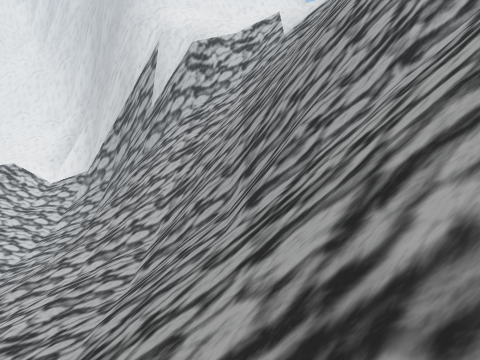
View 1 (above)

12 first-person views from a walk through a 3-D level made in the Unity game engine. The camera is 1.2 m above the floor, tilts 6° down and sees 70° across. The floor is counted in squares, 1 m on a side. Each view is taken from the middle of a square. On the plan, view 1 faces up. The plan holds only what a view shows up to about 14 squares ahead; the rest is blank. The place goes on beyond the plan. The player character is not drawn. Some surface patterns are stand-ins.

View 2
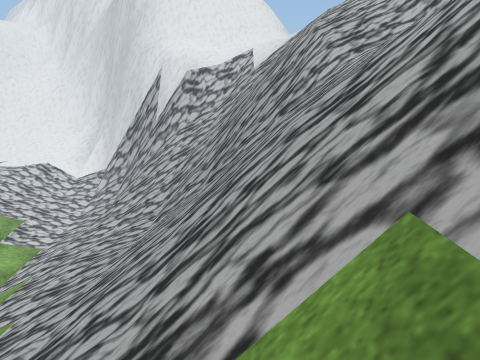

View 3
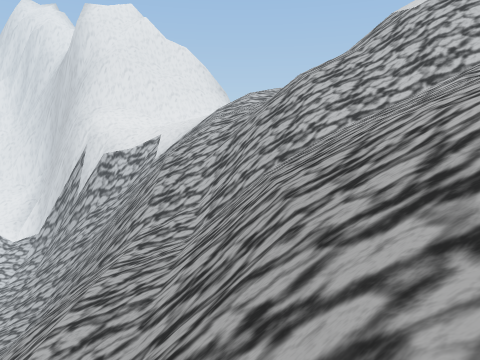

View 4
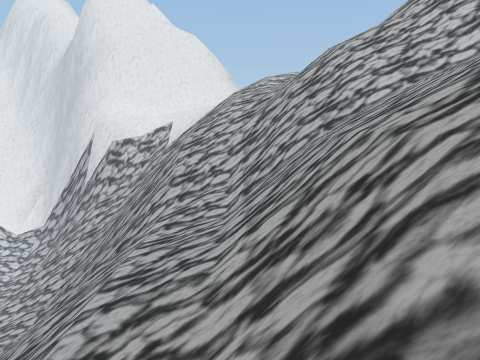

View 5
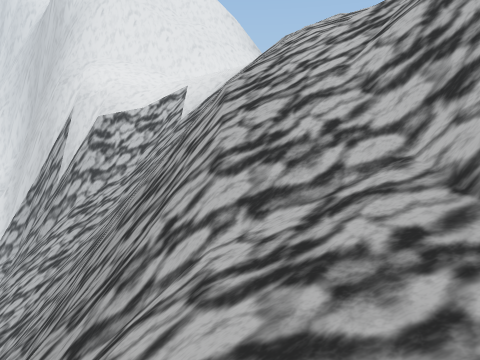

View 6
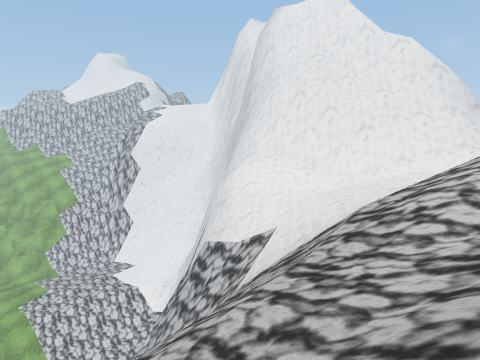

View 7
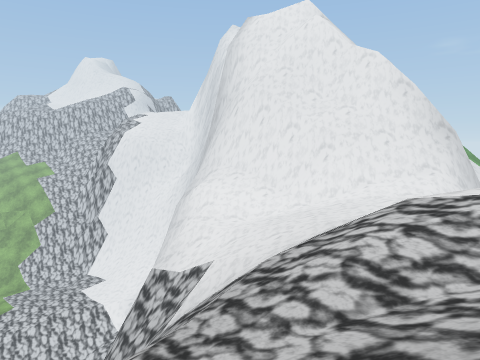

View 8
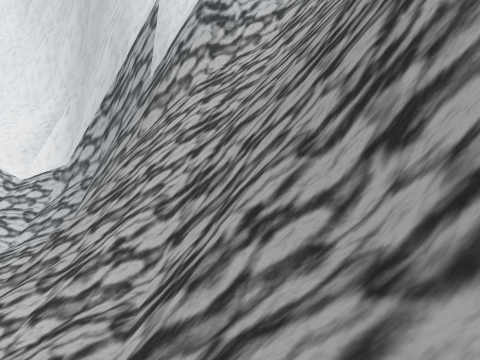

View 9
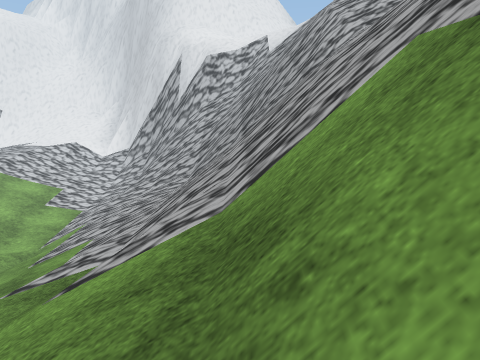

View 10
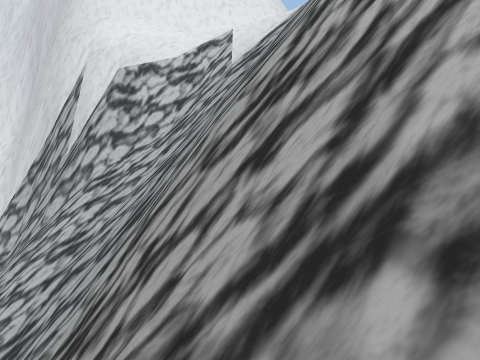

View 11
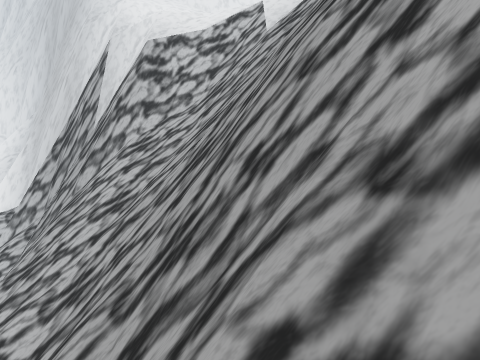

View 12
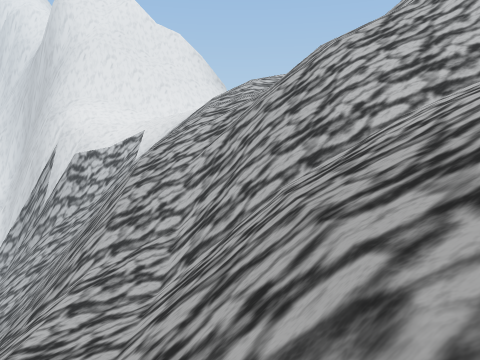

### Floor plan
Key: @ floor where view 1 was taken; # wall or solid block; . main floor; - floor 0.25 m lower than the main floor; : floor 0.75 m higher than the main floor; _ floor 0.75 m lower than the main floor; + floor 1.25 m higher than the main floor; < floor 3.5 m lower than the main floor; ( floor 4 m lower than the main floor; ! floor 5.25 m lower than the main floor; ? floor 5.5 m lower than the main floor; / step, stairs or slope; = window, fence, low wall or low ledge; ^ raised ledge; v drop or lower ground.
Columns run from 6 left of view 1 to 15 right of it. Each row starts with its distance up from view 1.
 23           /..
 22          /...
 21         _-..
 20         __-.
 19  v=    ___-.
 18  vvv////////
 17 # vv////////  /+
 16 ## vvvv///////:+
 15 =######v/// ////
 14 =##v===#////////
 13 =#^=#/=#<v//////
 12 ==##//=#(v /////
 11 =#////=#  /////
 10 ////=#=#vv//////
  9 ////=###vv///////
  8 ////=####v///////////
  7 //////=##v///////////
  6 //////=#=#//=////////
  5 ////////===/=v////////
  4 ////////////==////////
  3 /////////////////////
  2 //////////?!////////
  1 //////////?/////////
  0  /////@///////////
 -1   ////////////////
 -2   ////////////////
 -3    /////// //////
 -4    //////   ////
 -5     ////    ////
 -6       //    ///
 -7       /      /

Positions as (right, up) in squares from view 1, and headings:
1: (0, 0), facing up
2: (1, -5), facing up
3: (7, -7), facing up
4: (6, -6), facing up
5: (4, 1), facing up
6: (9, 7), facing up-left
7: (10, 9), facing up-left
8: (-1, 4), facing up
9: (0, -7), facing up
10: (2, 4), facing up
11: (1, 4), facing up
12: (7, -3), facing up
